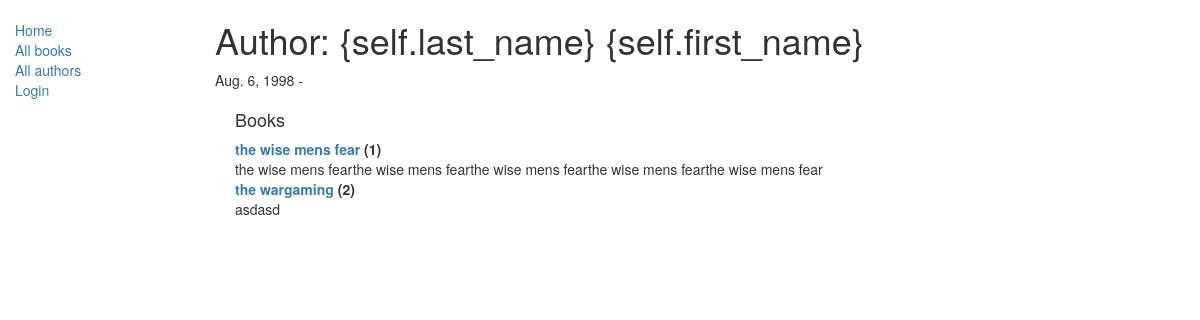
/catalog/author/2, run on the app's committed database.
### catalog/models.py (models this page shows, shortened)
class Author(models.Model):
    first_name = models.CharField(max_length=100)
    last_name = models.CharField(max_length=100)
    date_of_birth = models.DateField(null=True, blank=True)
    date_of_death = models.DateField('Died', null=True, blank=True)
    def __str__(self):
        return '{self.last_name} {self.first_name}'

class Book(models.Model):
    title = models.CharField(max_length=200)
    author = models.ForeignKey('Author', on_delete=models.SET_NULL, null=True)
    summary = models.TextField(max_length=1000, help_text="Enter a brief description of the book")
    isbn = models.CharField('ISBN',max_length=13, help_text='13 Character <a href="https://www.isbn-international.org/content/what-isbn">ISBN number</a>')
    genre = models.ManyToManyField(Genre, help_text="Select a genre for this book")
    def __str__(self):
        return self.title

### catalog/views.py (the view, shortened to what this page needs)
# urls.py: url(r'^author/(?P<pk>\d+)$', views.AuthorDetailView.as_view(), name='author-detail')
class AuthorDetailView(generic.DetailView):
    model = Author

### catalog/templates/catalog/author_detail.html
{% extends "base_generic.html" %}
{% block content %}
<h1>Author: {{ author }} </h1>
<p>{{author.date_of_birth}} - {% if author.date_of_death %}{{author.date_of_death}}{% endif %}</p>
<div style="margin-left:20px;margin-top:20px">
<h4>Books</h4>
<dl>
{% for book in author.book_set.all %}
  <dt><a href="{% url 'book-detail' book.pk %}">{{book}}</a> ({{book.bookinstance_set.all.count}})</dt>
  <dd>{{book.summary}}</dd>
{% endfor %}
</dl>
</div>
{% endblock %}

### data on the page
Author: date_of_birth "Aug. 6, 1998"
Book: title "the wise mens fear", bookinstance_set.all.count "1", summary "the wise mens fearthe wise mens fearthe wise mens fearthe wise mens fearthe wise mens fear"
Book: title "the wargaming", bookinstance_set.all.count "2", summary "asdasd"

### other printed values
{{ author }} "{self.last_name} {self.first_name}"
